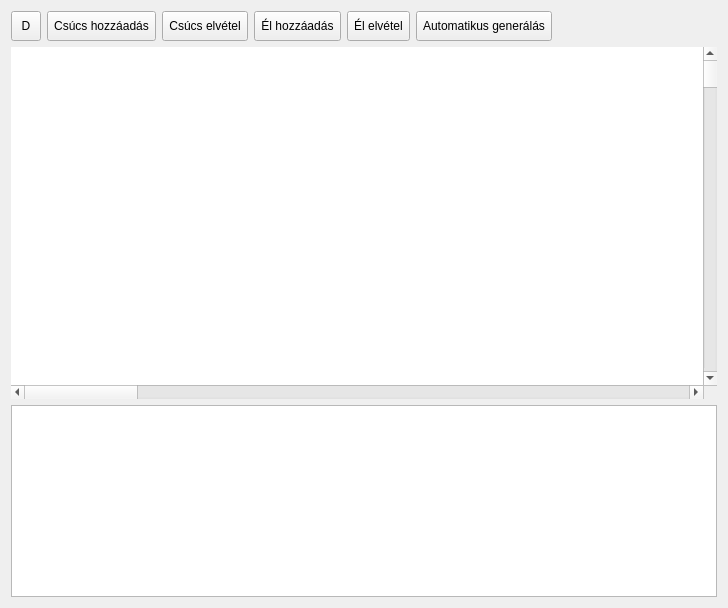
<?xml version="1.0" encoding="UTF-8"?>
<ui version="4.0">
 <class>GraphWidget</class>
 <widget class="QWidget" name="GraphWidget">
  <property name="geometry">
   <rect>
    <x>0</x>
    <y>0</y>
    <width>728</width>
    <height>608</height>
   </rect>
  </property>
  <property name="windowTitle">
   <string>Form</string>
  </property>
  <layout class="QVBoxLayout" name="verticalLayout">
   <item>
    <layout class="QHBoxLayout" name="horizontalLayout">
     <item>
      <widget class="QToolButton" name="tbSelect">
       <property name="sizePolicy">
        <sizepolicy hsizetype="Fixed" vsizetype="Fixed">
         <horstretch>30</horstretch>
         <verstretch>30</verstretch>
        </sizepolicy>
       </property>
       <property name="minimumSize">
        <size>
         <width>30</width>
         <height>30</height>
        </size>
       </property>
       <property name="text">
        <string>D</string>
       </property>
       <property name="icon">
        <iconset resource="icons/icons.qrc">
         <normaloff>:/pointer.png</normaloff>:/pointer.png</iconset>
       </property>
      </widget>
     </item>
     <item>
      <widget class="QToolButton" name="tbAdd">
       <property name="sizePolicy">
        <sizepolicy hsizetype="Fixed" vsizetype="Fixed">
         <horstretch>30</horstretch>
         <verstretch>30</verstretch>
        </sizepolicy>
       </property>
       <property name="minimumSize">
        <size>
         <width>30</width>
         <height>30</height>
        </size>
       </property>
       <property name="contextMenuPolicy">
        <enum>Qt::CustomContextMenu</enum>
       </property>
       <property name="text">
        <string>Csúcs hozzáadás</string>
       </property>
       <property name="icon">
        <iconset resource="icons/icons.qrc">
         <normaloff>:/node-add.png</normaloff>:/node-add.png</iconset>
       </property>
       <property name="toolButtonStyle">
        <enum>Qt::ToolButtonTextBesideIcon</enum>
       </property>
       <property name="autoRaise">
        <bool>false</bool>
       </property>
      </widget>
     </item>
     <item>
      <widget class="QToolButton" name="tbRemove">
       <property name="sizePolicy">
        <sizepolicy hsizetype="Fixed" vsizetype="Fixed">
         <horstretch>30</horstretch>
         <verstretch>30</verstretch>
        </sizepolicy>
       </property>
       <property name="minimumSize">
        <size>
         <width>30</width>
         <height>30</height>
        </size>
       </property>
       <property name="text">
        <string>Csúcs elvétel</string>
       </property>
       <property name="icon">
        <iconset resource="icons/icons.qrc">
         <normaloff>:/node-delete.png</normaloff>:/node-delete.png</iconset>
       </property>
       <property name="toolButtonStyle">
        <enum>Qt::ToolButtonTextBesideIcon</enum>
       </property>
      </widget>
     </item>
     <item>
      <widget class="QToolButton" name="tbAddEdge">
       <property name="minimumSize">
        <size>
         <width>30</width>
         <height>30</height>
        </size>
       </property>
       <property name="text">
        <string>Él hozzáadás</string>
       </property>
       <property name="icon">
        <iconset resource="icons/icons.qrc">
         <normaloff>:/edge-add.png</normaloff>:/edge-add.png</iconset>
       </property>
       <property name="toolButtonStyle">
        <enum>Qt::ToolButtonTextBesideIcon</enum>
       </property>
      </widget>
     </item>
     <item>
      <widget class="QToolButton" name="tbRemoveEdge">
       <property name="minimumSize">
        <size>
         <width>30</width>
         <height>30</height>
        </size>
       </property>
       <property name="text">
        <string>Él elvétel</string>
       </property>
       <property name="icon">
        <iconset resource="icons/icons.qrc">
         <normaloff>:/edge-remove.png</normaloff>:/edge-remove.png</iconset>
       </property>
       <property name="toolButtonStyle">
        <enum>Qt::ToolButtonTextBesideIcon</enum>
       </property>
      </widget>
     </item>
     <item>
      <widget class="QToolButton" name="tbAuto">
       <property name="minimumSize">
        <size>
         <width>30</width>
         <height>30</height>
        </size>
       </property>
       <property name="text">
        <string>Automatikus generálás</string>
       </property>
       <property name="icon">
        <iconset theme="go-home">
         <normaloff/>
        </iconset>
       </property>
       <property name="toolButtonStyle">
        <enum>Qt::ToolButtonTextBesideIcon</enum>
       </property>
      </widget>
     </item>
     <item>
      <spacer name="horizontalSpacer">
       <property name="orientation">
        <enum>Qt::Horizontal</enum>
       </property>
       <property name="sizeHint" stdset="0">
        <size>
         <width>40</width>
         <height>20</height>
        </size>
       </property>
      </spacer>
     </item>
    </layout>
   </item>
   <item>
    <widget class="QGraphicsView" name="graphicsView">
     <property name="sizePolicy">
      <sizepolicy hsizetype="Expanding" vsizetype="Expanding">
       <horstretch>0</horstretch>
       <verstretch>40</verstretch>
      </sizepolicy>
     </property>
     <property name="frameShape">
      <enum>QFrame::NoFrame</enum>
     </property>
     <property name="frameShadow">
      <enum>QFrame::Plain</enum>
     </property>
     <property name="verticalScrollBarPolicy">
      <enum>Qt::ScrollBarAsNeeded</enum>
     </property>
     <property name="horizontalScrollBarPolicy">
      <enum>Qt::ScrollBarAsNeeded</enum>
     </property>
     <property name="sizeAdjustPolicy">
      <enum>QAbstractScrollArea::AdjustToContents</enum>
     </property>
     <property name="sceneRect">
      <rectf>
       <x>0.000000000000000</x>
       <y>0.000000000000000</y>
       <width>5000.000000000000000</width>
       <height>5000.000000000000000</height>
      </rectf>
     </property>
     <property name="renderHints">
      <set>QPainter::Antialiasing|QPainter::HighQualityAntialiasing|QPainter::NonCosmeticDefaultPen|QPainter::SmoothPixmapTransform|QPainter::TextAntialiasing</set>
     </property>
     <property name="transformationAnchor">
      <enum>QGraphicsView::NoAnchor</enum>
     </property>
     <property name="viewportUpdateMode">
      <enum>QGraphicsView::FullViewportUpdate</enum>
     </property>
     <property name="rubberBandSelectionMode">
      <enum>Qt::ContainsItemShape</enum>
     </property>
    </widget>
   </item>
   <item>
    <widget class="QTextBrowser" name="textBrowser"/>
   </item>
  </layout>
  <action name="aAdd">
   <property name="checkable">
    <bool>true</bool>
   </property>
   <property name="icon">
    <iconset resource="icons/icons.qrc">
     <normaloff>:/node-add.png</normaloff>:/node-add.png</iconset>
   </property>
   <property name="text">
    <string>Csúcs hozzáadás</string>
   </property>
   <property name="toolTip">
    <string>Csúcs hozzáadás</string>
   </property>
   <property name="shortcut">
    <string>Ctrl++</string>
   </property>
  </action>
  <action name="aRemove">
   <property name="checkable">
    <bool>true</bool>
   </property>
   <property name="icon">
    <iconset resource="icons/icons.qrc">
     <normaloff>:/node-delete.png</normaloff>:/node-delete.png</iconset>
   </property>
   <property name="text">
    <string>Csúcs eltávolítása</string>
   </property>
   <property name="shortcut">
    <string>Ctrl+-</string>
   </property>
  </action>
  <action name="aNoAction">
   <property name="icon">
    <iconset resource="icons/icons.qrc">
     <normaloff>:/pointer.png</normaloff>:/pointer.png</iconset>
   </property>
   <property name="text">
    <string>Nincs művelet</string>
   </property>
   <property name="shortcut">
    <string>Esc</string>
   </property>
  </action>
  <action name="aAutoGen">
   <property name="icon">
    <iconset theme="go-home">
     <normaloff/>
    </iconset>
   </property>
   <property name="text">
    <string>Automatikus generálás</string>
   </property>
   <property name="shortcut">
    <string>Ctrl+G</string>
   </property>
  </action>
  <action name="aAddEdge">
   <property name="checkable">
    <bool>true</bool>
   </property>
   <property name="icon">
    <iconset resource="icons/icons.qrc">
     <normaloff>:/edge-add.png</normaloff>:/edge-add.png</iconset>
   </property>
   <property name="text">
    <string>Él hozzáadás</string>
   </property>
  </action>
  <action name="aRemoveEdge">
   <property name="checkable">
    <bool>true</bool>
   </property>
   <property name="icon">
    <iconset resource="icons/icons.qrc">
     <normaloff>:/edge-remove.png</normaloff>:/edge-remove.png</iconset>
   </property>
   <property name="text">
    <string>Él törlése</string>
   </property>
  </action>
 </widget>
 <resources>
  <include location="icons/icons.qrc"/>
 </resources>
 <connections/>
</ui>
